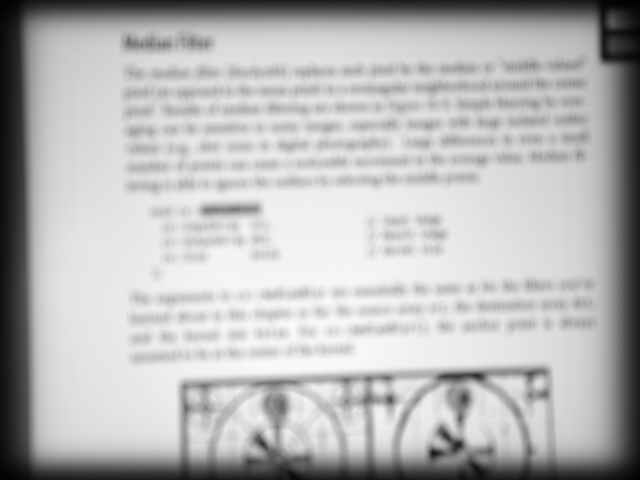
//> input picture Opencv/img_test/original.jpg, 640 x 480 px
$ ./TestCode_deblur   (built with g++ and OpenCV 4)
//> lines starting //> are read from the running program, lines starting //| are printed output that depends on the picture; after the words box and inside, x2 and y2 are one past the last pixel; in counts of white or black regions, pixels touching at a corner belong together
#include <opencv2/core/core.hpp>
#include <opencv2/imgproc/imgproc.hpp>
#include <opencv2/highgui/highgui.hpp>
#include <opencv2/dnn/dnn.hpp>
#include <iostream>

using namespace cv;
using namespace std;

void help();
void calcPSF(Mat& outputImg, Size filterSize, int R);
void fftshift(const Mat& inputImg, Mat& outputImg);
void filter2DFreq(const Mat& inputImg, Mat& outputImg, const Mat& H);
void calcWnrFilter(const Mat& input_h_PSF, Mat& output_G, double nsr);

const String keys =
"{help h usage ? |             | print this message   }"
"{image          |original.JPG | input image name     }"
"{R              |53           | radius               }"
"{SNR            |5200         | signal to noise ratio}"
;

int main(int argc, char *argv[])
{
    int R = 12;
    int snr = 5200;
    Mat imgIn;
    imgIn = imread("/home/minhhoang/Desktop/MinhHoang/Code/Opencv/img_test/original.jpg", IMREAD_GRAYSCALE);
//> imgIn is the input picture: 480 rows x 640 cols, CV_8UC1; min 0, max 253, mean 183.6
    Mat imgOut;

//! [main]
    // it needs to process even image only

    Rect roi = Rect(0, 0, imgIn.cols & -2, imgIn.rows & -2);
//> roi = Rect(0, 0, 640, 480)

    //Hw calculation (start)
    Mat Hw, h;
    calcPSF(h, roi.size(), R);
    imshow("calcPSF.jpg", h);
    calcWnrFilter(h, Hw, 1.0 / double(snr));
    imshow("calcWnrFilter.jpg", Hw);
    //Hw calculation (stop)

    // filtering (start)
    filter2DFreq(imgIn(roi), imgOut, Hw);
    imshow("filter2DFreq.jpg", imgOut);
    // filtering (stop)
//! [main]
    imshow("result.jpg", imgOut);
    imgOut.convertTo(imgOut, CV_8U);
    imgOut.copyTo(imgIn);
    imshow("imgin",imgIn);
    normalize(imgOut, imgOut, 0, 255, NORM_MINMAX);
    imshow("result.jpg", imgOut);
    waitKey();
    return 0;
}

void help()
{
    cout << "2018-07-12" << endl;
    cout << "DeBlur_v8" << endl;
    cout << "You will learn how to recover an out-of-focus image by Wiener filter" << endl;
}

//! [calcPSF]
void calcPSF(Mat& outputImg, Size filterSize, int R)
{
//> called with filterSize = Size(640, 480), R = 12
    Mat h(filterSize, CV_32F, Scalar(0));
    Point point(filterSize.width / 2, filterSize.height / 2);
//> point = Point(320, 240)
    circle(h, point, R, 255, -1, 8);
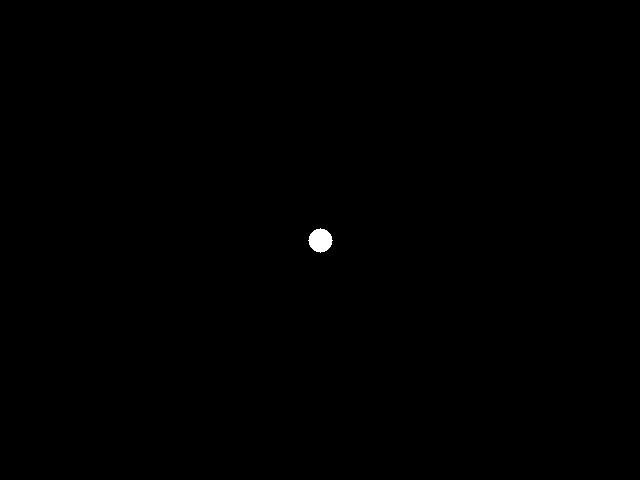
//> h: 480 rows x 640 cols, CV_32FC1; 0.14% white; 1 white region, box (x1, y1, x2, y2) and area: (308, 228, 333, 253) 441
    Scalar summa = sum(h);
//> summa = Scalar(112455)
    outputImg = h / summa[0];
}
//! [calcPSF]

//! [fftshift]
void fftshift(const Mat& inputImg, Mat& outputImg)
{
    outputImg = inputImg.clone();
    int cx = outputImg.cols / 2;
//> cx = 320
    int cy = outputImg.rows / 2;
//> cy = 240
//> in main, `imshow("calcWnrFilter.jpg", Hw);`:
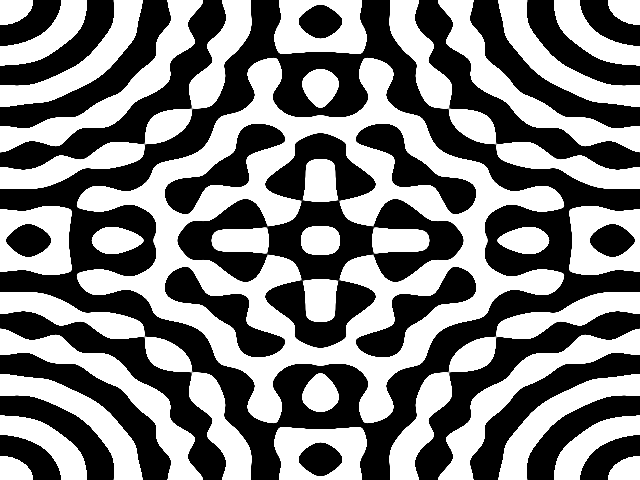
//> window 'calcWnrFilter.jpg': 480 rows x 640 cols, CV_8UC1; min 0, max 255, mean 126.8
    Mat q0(outputImg, Rect(0, 0, cx, cy));
    Mat q1(outputImg, Rect(cx, 0, cx, cy));
    Mat q2(outputImg, Rect(0, cy, cx, cy));
    Mat q3(outputImg, Rect(cx, cy, cx, cy));
    Mat tmp;
    q0.copyTo(tmp);
    q3.copyTo(q0);
    tmp.copyTo(q3);
    q1.copyTo(tmp);
    q2.copyTo(q1);
    tmp.copyTo(q2);
}
//! [fftshift]

//! [filter2DFreq]
void filter2DFreq(const Mat& inputImg, Mat& outputImg, const Mat& H)
{
    Mat planes[2] = { Mat_<float>(inputImg.clone()), Mat::zeros(inputImg.size(), CV_32F) };
//> planes[1]: 480 rows x 640 cols, CV_32FC1; every value is 0
    Mat complexI;
    merge(planes, 2, complexI);
    dft(complexI, complexI, DFT_SCALE);

    Mat planesH[2] = { Mat_<float>(H.clone()), Mat::zeros(H.size(), CV_32F) };
    Mat complexH;
    merge(planesH, 2, complexH);
    Mat complexIH;
    mulSpectrums(complexI, complexH, complexIH, 0);

    idft(complexIH, complexIH);
    split(complexIH, planes);
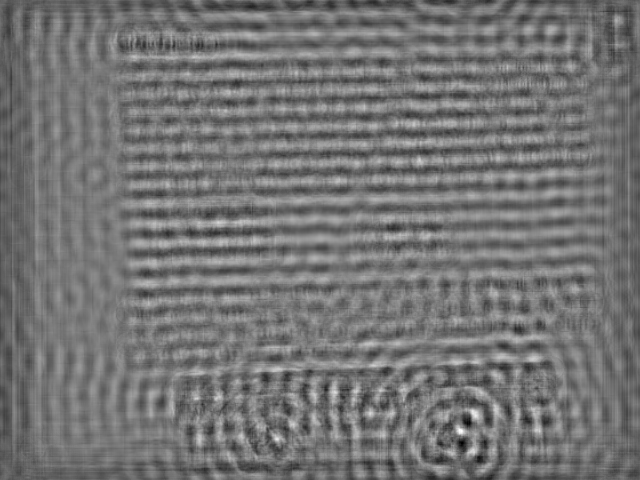
//> planes[0]: 480 rows x 640 cols, CV_32FC1; min -752.4, max 1300.8, mean 183.5; drawn with min black and max white
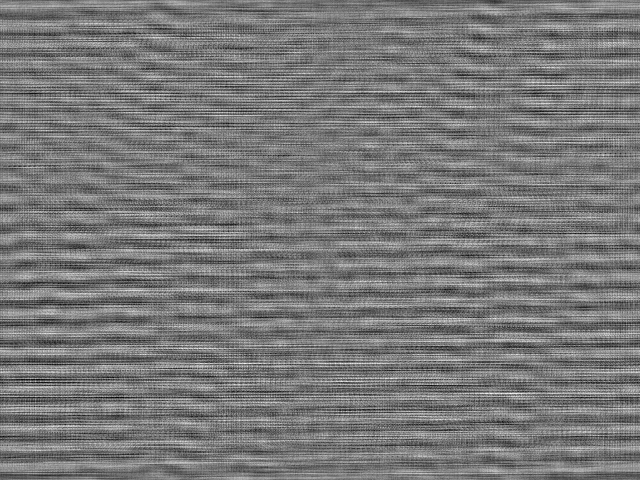
//> planes[1]: 480 rows x 640 cols, CV_32FC1; min -0.000491, max 0.000545, mean 9.7e-14; drawn with min black and max white
//> in main, `imgOut.convertTo(imgOut, CV_8U);`:
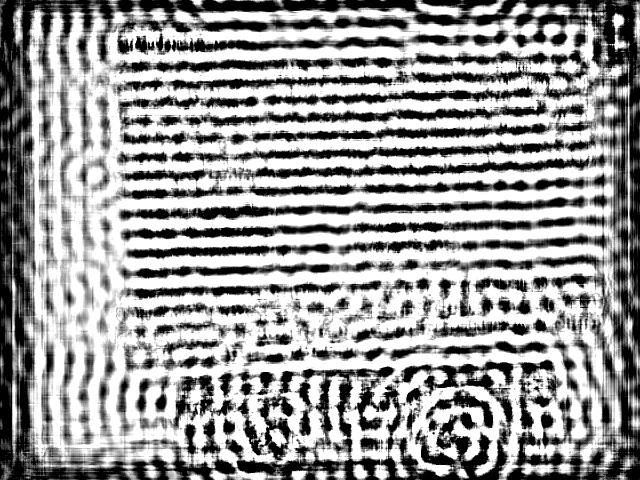
//> imgOut: 480 rows x 640 cols, CV_8UC1; min 0, max 255, mean 152.6
    outputImg = planes[0];
}
//! [filter2DFreq]

//! [calcWnrFilter]
void calcWnrFilter(const Mat& input_h_PSF, Mat& output_G, double nsr)
{
    Mat h_PSF_shifted;
    fftshift(input_h_PSF, h_PSF_shifted);
    Mat planes[2] = { Mat_<float>(h_PSF_shifted.clone()), Mat::zeros(h_PSF_shifted.size(), CV_32F) };
    Mat complexI;
    merge(planes, 2, complexI);
    dft(complexI, complexI);
    split(complexI, planes);
    Mat denom;
    pow(abs(planes[0]), 2, denom);
    denom += nsr;
    divide(planes[0], denom, output_G);
}
//! [calcWnrFilter]
